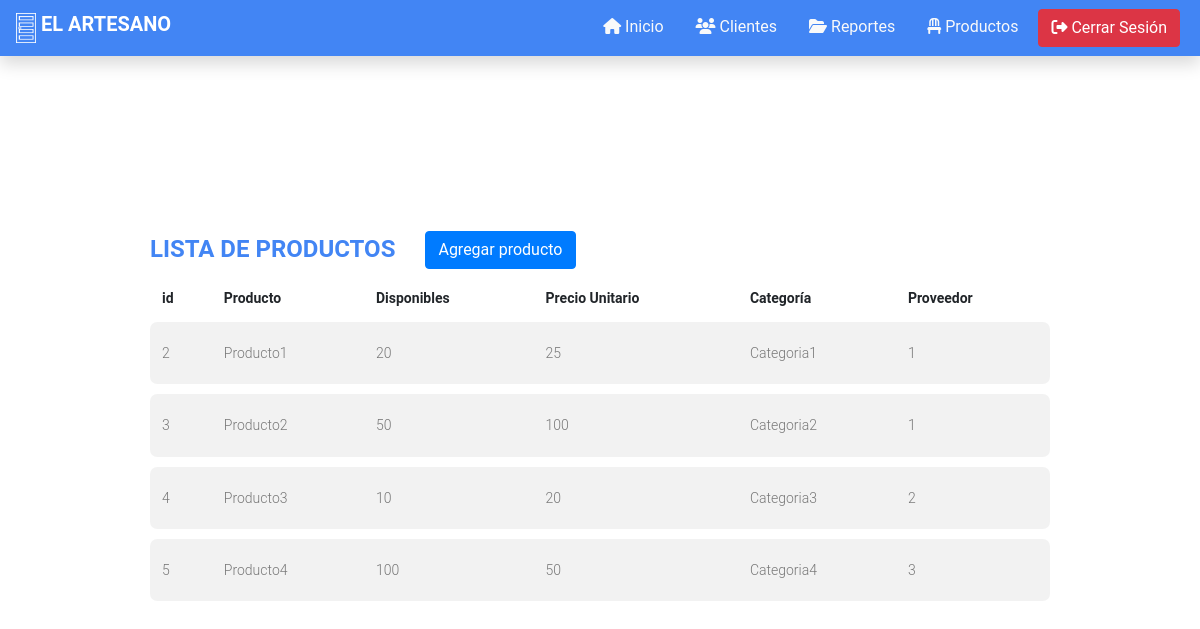
The app's page /Productos/mostrarListaProductos (signed in) with its own data.
### tables this page shows
CREATE TABLE `tbl_productos` (
  `idProducto` int(11) NOT NULL,
  `nombre` varchar(20) NOT NULL,
  `cantidad` int(11) NOT NULL,
  `precioUnitario` double NOT NULL,
  `categoria` varchar(20) NOT NULL,
  `idProveedor` int(11) NOT NULL
);

### render/BaseLayout.php (called while the page is built)
<?php
class BaseLayout {
    public static function renderHead()
    {
        require_once "layout/header.php";
    }
    public static function renderFoot()
    {
        require_once "layout/footer.php";
    }
}

### controllers/ProductosController.php (called while the page is built, shortened)
<?php
require_once "models/ProductoModel.php";
class ProductosController
{
    public function mostrarListaProductos()
    {
        $productoModel = new ProductoModel();
        $productos = $productoModel->obtenerProductos();
        require_once "views/productList.php";
    }
}

### database/Database.php (called while the page is built, shortened)
<?php
    class Database
    {
        public function __construct()
        {
            try {
                $this->conn = new PDO("mysql:host=".DB_HOST.";dbname=".DB_NAME."", DB_USER, DB_PASSWORD);
                $this->conn->setAttribute(PDO::ATTR_ERRMODE, PDO::ERRMODE_EXCEPTION);
                $this->conn->exec("SET CHARACTER SET ".DB_CHARSET);
                return $this->conn;
            } catch (Exception $e) {
                print "!Error¡: " . $e->getMessage() . "</br>";
                die();
            }
        }
    }
?>

### models/ProductoModel.php (called while the page is built, shortened)
<?php
require_once "database/Database.php";
class ProductoModel extends Database
{
    public function obtenerProductos()
    {
        $query = "SELECT * FROM " . TBL_PRODUCTOS;
        $statement = $this->conn->prepare($query);
        $result = false;
        if ($statement->execute())
            $result = $statement->fetchAll(PDO::FETCH_ASSOC);
        return $result;
    }
}

### views/productList.php (the view, shortened to what this page needs)
<?php
require_once "render/BaseLayout.php";
BaseLayout::renderHead();
?>
<head>
    <link rel="stylesheet" href="<?= BASE_DIR; ?>/assets/css/productTable.css">
</head>
<body>
    <main class="m-0 px-3 vh-100 row justify-content-center align-items-center">
        <div class="content">
            <div class="container mt-5">
                <div class="row">
                    <div class="col-auto">
                        <h1 class="table-header">Lista de Productos</h1>
                    </div>
                    <div class="col-auto">
                        <a class="btn btn-primary" href="">Agregar producto</a>
                    </div>
                </div>
                <div class="table-responsive custom-table-responsive" style="max-height: 80vh">
                    <table class="table table-hover custom-table">
                        <thead>
                            <tr>
                                <th scope="col">id</th>
                                <th scope="col">Producto</th>
                                <th scope="col">Disponibles</th>
                                <th scope="col">Precio Unitario</th>
                                <th scope="col">Categoría</th>
                                <th scope="col">Proveedor</th>
                            </tr>
                        </thead>
                        <tbody>
                            <?php
                            foreach ($productos as $producto) {
                                echo "<tr scope='row' id = " . $producto[PROD_ID] . ">";
                                echo "<td>" . $producto[PROD_ID] . "</td>";
                                echo "<td>" . $producto[PROD_NOMBRE] . "</td>";
                                echo "<td>" . $producto[PROD_CANTIDAD] . "</td>";
                                echo "<td>" . $producto[PROD_PRECIO] . "</td>";
                                echo "<td>" . $producto[PROD_CATEGORIA] . "</td>";
                                echo "<td>" . $producto[PROD_ID_PROV] . "</td>";
                                echo "</tr>";
                                echo "<tr class='spacer'><td colspan='100'></td></tr>";
                            }
                            ?>
                        </tbody>
                    </table>
                </div>
            </div>
        </div>
    </main>
    <?php
    BaseLayout::renderFoot();
    ?>

### index.php (shortened to what this page needs)
<?php
$controller = DEFAULT_CONTROLLER;
if(!empty($_GET['controller']))
{
    $controller = $_GET['controller'];
}
$action = DEFAULT_ACTION;
if(!empty($_GET['action']))
{
    $action = $_GET['action'];
}
$param = null;
$fullController = CONTROLLERS_DIR . $controller . "Controller.php";
if(is_file($fullController))
{
    $printController = new $controller();
}
else
{
    die("<h1>Controlador no localizado - 404 Not Found</h1>");
}
if(method_exists($printController, $action))
{
    $printController->$action($param);
}
else
{
    die("<h1>Metodo no definido - 404 Not Found</h1>");
}

### layout/header.php (shortened to what this page needs)
<!DOCTYPE html>
<html lang="es">
<head>
    <link rel="stylesheet" href="https://cdn.jsdelivr.net/npm/bootstrap@4.6.0/dist/css/bootstrap.min.css">
    <link rel="stylesheet" href="<?= BASE_DIR; ?>/assets/css/navbar.css">
    <link rel="stylesheet" href="<?= BASE_DIR; ?>/assets/css/home.css">
</head>
<body>
    <nav class="navbar fixed-top navbar-expand-lg navbar-dark shadow" style="background-color: #4285F4;">
        <a class="navbar-brand" href="<?= BASE_DIR; ?>Home/mostrarHomePage">
            <img src="<?= BASE_DIR; ?>/assets/img/logo.png" alt="" width="20" height="30" class="d-inline-block align-top"> <strong>EL ARTESANO</strong>
        </a>
        <div class="collapse navbar-collapse" id="navbarSupportedContent">
            <ul class="navbar-nav ml-auto">
                <li class="nav-item mx-1">
                    <a class="btn btn-outline-light" href="<?= BASE_DIR; ?>Home/mostrarHomePage"><i class="fas fa-home"></i> Inicio</a>
                </li>
                <li class="nav-item mx-1">
                    <a class="btn btn-outline-light" href="<?= BASE_DIR; ?>Clientes/mostrarListaClientes"><i class="fas fa-users"></i> Clientes</a>
                </li>
                <li class="nav-item mx-1">
                    <a class="btn btn-outline-light" href="<?= BASE_DIR; ?>Home/mostrarHomePage"><i class="fas fa-folder-open"></i> Reportes</a>
                </li>
                <li class="nav-item mx-1">
                    <a class="btn btn-outline-light" href="<?= BASE_DIR; ?>Productos/mostrarListaProductos"><i class="fas fa-chair"></i> Productos</a>
                </li>
                <li class="nav-item mx-1">
                    <a class="btn btn-danger" href="<?= BASE_DIR; ?>Login/logout"><i class="fas fa-sign-out-alt"></i> Cerrar Sesión</a>
                </li>
            </ul>
        </div>
    </nav>

### layout/footer.php (shortened to what this page needs)
</body>
</html>

### assets/css/navbar.css (style rules this page uses)
body { font-family: "Roboto", sans-serif; font-size: 14px; line-height: 1.6em; }
li .btn-outline-light { border: none; }
.btn { width: 100%; }

### assets/css/productTable.css (style rules this page uses)
.table-header { padding: 4px 0; color: #4285F4; font-size: 24px; font-weight: 700; text-transform: uppercase; }
.content { padding-top: 10px; }
.custom-table { width: 1000px; }
.custom-table thead tr, .custom-table thead th { border-top: none; border-bottom: none !important; }
.custom-table tbody th, .custom-table tbody td { color: #777; font-weight: 400; padding-bottom: 20px; padding-top: 20px; font-weight: 300; }
.custom-table tbody tr:not(.spacer) { border-radius: 7px; overflow: hidden; -webkit-transition: .3s all ease; -o-transition: .3s all ease; transition: .3s all ease; }
.custom-table tbody tr th, .custom-table tbody tr td { background: rgba(0, 0, 0, 0.05); border: none; }
.custom-table tbody tr th:first-child, .custom-table tbody tr td:first-child { border-top-left-radius: 7px; border-bottom-left-radius: 7px; }
.custom-table tbody tr th:last-child, .custom-table tbody tr td:last-child { border-top-right-radius: 7px; border-bottom-right-radius: 7px; }
.custom-table tbody tr.spacer td { padding: 0 !important; height: 10px; border-radius: 0 !important; background: transparent !important; }
@media screen and (max-width: 1200px) { .custom-table { width: 900px; } }

### records on screen
tbl_productos: idProducto "2", nombre "Producto1", cantidad "20", precioUnitario "25", categoria "Categoria1", idProveedor "1"
tbl_productos: idProducto "3", nombre "Producto2", cantidad "50", precioUnitario "100", categoria "Categoria2", idProveedor "1"
tbl_productos: idProducto "4", nombre "Producto3", cantidad "10", precioUnitario "20", categoria "Categoria3", idProveedor "2"
tbl_productos: idProducto "5", nombre "Producto4", cantidad "100", precioUnitario "50", categoria "Categoria4", idProveedor "3"
